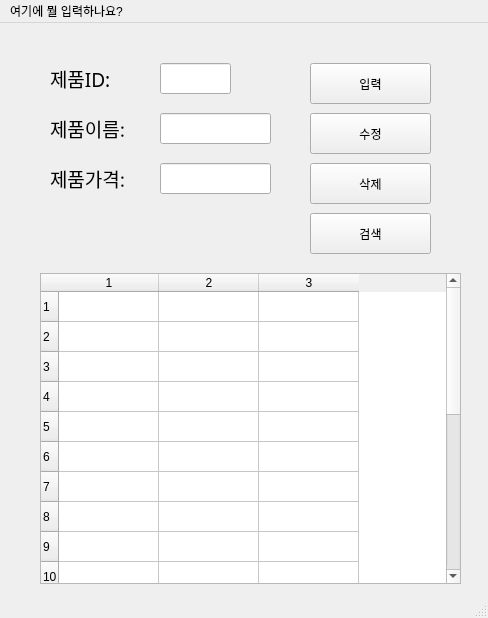
<?xml version="1.0" encoding="UTF-8"?>
<ui version="4.0">
 <class>MainWindow</class>
 <widget class="QMainWindow" name="MainWindow">
  <property name="geometry">
   <rect>
    <x>0</x>
    <y>0</y>
    <width>488</width>
    <height>618</height>
   </rect>
  </property>
  <property name="windowTitle">
   <string>MainWindow</string>
  </property>
  <widget class="QWidget" name="centralwidget">
   <widget class="QLabel" name="label">
    <property name="geometry">
     <rect>
      <x>50</x>
      <y>40</y>
      <width>91</width>
      <height>31</height>
     </rect>
    </property>
    <property name="font">
     <font>
      <family>맑은 고딕</family>
      <pointsize>14</pointsize>
     </font>
    </property>
    <property name="text">
     <string>제품ID:</string>
    </property>
   </widget>
   <widget class="QLabel" name="label_2">
    <property name="geometry">
     <rect>
      <x>50</x>
      <y>90</y>
      <width>101</width>
      <height>31</height>
     </rect>
    </property>
    <property name="font">
     <font>
      <family>맑은 고딕</family>
      <pointsize>14</pointsize>
     </font>
    </property>
    <property name="text">
     <string>제품이름:</string>
    </property>
   </widget>
   <widget class="QLabel" name="label_3">
    <property name="geometry">
     <rect>
      <x>50</x>
      <y>140</y>
      <width>101</width>
      <height>31</height>
     </rect>
    </property>
    <property name="font">
     <font>
      <family>맑은 고딕</family>
      <pointsize>14</pointsize>
     </font>
    </property>
    <property name="text">
     <string>제품가격:</string>
    </property>
   </widget>
   <widget class="QLineEdit" name="prodID">
    <property name="geometry">
     <rect>
      <x>160</x>
      <y>40</y>
      <width>71</width>
      <height>31</height>
     </rect>
    </property>
   </widget>
   <widget class="QLineEdit" name="prodName">
    <property name="geometry">
     <rect>
      <x>160</x>
      <y>90</y>
      <width>111</width>
      <height>31</height>
     </rect>
    </property>
   </widget>
   <widget class="QLineEdit" name="prodPrice">
    <property name="geometry">
     <rect>
      <x>160</x>
      <y>140</y>
      <width>111</width>
      <height>31</height>
     </rect>
    </property>
   </widget>
   <widget class="QPushButton" name="pushButton">
    <property name="geometry">
     <rect>
      <x>310</x>
      <y>40</y>
      <width>121</width>
      <height>41</height>
     </rect>
    </property>
    <property name="text">
     <string>입력</string>
    </property>
   </widget>
   <widget class="QPushButton" name="pushButton_2">
    <property name="geometry">
     <rect>
      <x>310</x>
      <y>90</y>
      <width>121</width>
      <height>41</height>
     </rect>
    </property>
    <property name="text">
     <string>수정</string>
    </property>
   </widget>
   <widget class="QPushButton" name="pushButton_3">
    <property name="geometry">
     <rect>
      <x>310</x>
      <y>140</y>
      <width>121</width>
      <height>41</height>
     </rect>
    </property>
    <property name="text">
     <string>삭제</string>
    </property>
   </widget>
   <widget class="QPushButton" name="pushButton_4">
    <property name="geometry">
     <rect>
      <x>310</x>
      <y>190</y>
      <width>121</width>
      <height>41</height>
     </rect>
    </property>
    <property name="text">
     <string>검색</string>
    </property>
   </widget>
   <widget class="QTableWidget" name="tableWidget">
    <property name="geometry">
     <rect>
      <x>40</x>
      <y>250</y>
      <width>421</width>
      <height>311</height>
     </rect>
    </property>
    <property name="rowCount">
     <number>20</number>
    </property>
    <property name="columnCount">
     <number>3</number>
    </property>
    <row/>
    <row/>
    <row/>
    <row/>
    <row/>
    <row/>
    <row/>
    <row/>
    <row/>
    <row/>
    <row/>
    <row/>
    <row/>
    <row/>
    <row/>
    <row/>
    <row/>
    <row/>
    <row/>
    <row/>
    <column/>
    <column/>
    <column/>
   </widget>
  </widget>
  <widget class="QMenuBar" name="menubar">
   <property name="geometry">
    <rect>
     <x>0</x>
     <y>0</y>
     <width>488</width>
     <height>33</height>
    </rect>
   </property>
   <widget class="QMenu" name="menu">
    <property name="title">
     <string>여기에 뭘 입력하나요?</string>
    </property>
   </widget>
   <addaction name="menu"/>
  </widget>
  <widget class="QStatusBar" name="statusbar"/>
 </widget>
 <resources/>
 <connections>
  <connection>
   <sender>pushButton</sender>
   <signal>clicked()</signal>
   <receiver>MainWindow</receiver>
   <slot>addProduct()</slot>
   <hints>
    <hint type="sourcelabel">
     <x>372</x>
     <y>89</y>
    </hint>
    <hint type="destinationlabel">
     <x>457</x>
     <y>134</y>
    </hint>
   </hints>
  </connection>
  <connection>
   <sender>pushButton_2</sender>
   <signal>clicked()</signal>
   <receiver>MainWindow</receiver>
   <slot>updateProduct()</slot>
   <hints>
    <hint type="sourcelabel">
     <x>379</x>
     <y>144</y>
    </hint>
    <hint type="destinationlabel">
     <x>487</x>
     <y>185</y>
    </hint>
   </hints>
  </connection>
  <connection>
   <sender>pushButton_4</sender>
   <signal>clicked()</signal>
   <receiver>MainWindow</receiver>
   <slot>getProduct()</slot>
   <hints>
    <hint type="sourcelabel">
     <x>375</x>
     <y>246</y>
    </hint>
    <hint type="destinationlabel">
     <x>483</x>
     <y>274</y>
    </hint>
   </hints>
  </connection>
  <connection>
   <sender>pushButton_3</sender>
   <signal>clicked()</signal>
   <receiver>MainWindow</receiver>
   <slot>removeProduct()</slot>
   <hints>
    <hint type="sourcelabel">
     <x>413</x>
     <y>192</y>
    </hint>
    <hint type="destinationlabel">
     <x>480</x>
     <y>229</y>
    </hint>
   </hints>
  </connection>
 </connections>
 <slots>
  <slot>addProduct()</slot>
  <slot>removeProduct()</slot>
  <slot>updateProduct()</slot>
  <slot>getProduct()</slot>
 </slots>
</ui>
